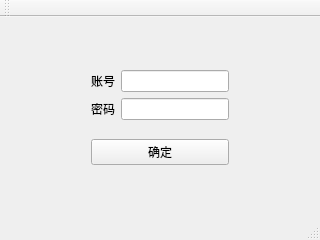
<?xml version="1.0" encoding="UTF-8"?>
<ui version="4.0">
 <class>MainWindow</class>
 <widget class="QMainWindow" name="MainWindow">
  <property name="geometry">
   <rect>
    <x>0</x>
    <y>0</y>
    <width>320</width>
    <height>240</height>
   </rect>
  </property>
  <property name="windowTitle">
   <string>PSS登陆界面</string>
  </property>
  <widget class="QWidget" name="centralWidget">
   <layout class="QGridLayout" name="gridLayout">
    <item row="2" column="1">
     <spacer name="verticalSpacer_3">
      <property name="orientation">
       <enum>Qt::Vertical</enum>
      </property>
      <property name="sizeHint" stdset="0">
       <size>
        <width>20</width>
        <height>14</height>
       </size>
      </property>
     </spacer>
    </item>
    <item row="1" column="2">
     <spacer name="horizontalSpacer">
      <property name="orientation">
       <enum>Qt::Horizontal</enum>
      </property>
      <property name="sizeHint" stdset="0">
       <size>
        <width>35</width>
        <height>20</height>
       </size>
      </property>
     </spacer>
    </item>
    <item row="1" column="1">
     <layout class="QVBoxLayout" name="verticalLayout">
      <item>
       <layout class="QHBoxLayout" name="horizontalLayout">
        <item>
         <widget class="QLabel" name="label">
          <property name="text">
           <string>账号</string>
          </property>
         </widget>
        </item>
        <item>
         <widget class="QLineEdit" name="lineEdit_account"/>
        </item>
       </layout>
      </item>
      <item>
       <layout class="QHBoxLayout" name="horizontalLayout_2">
        <item>
         <widget class="QLabel" name="label_2">
          <property name="text">
           <string>密码</string>
          </property>
         </widget>
        </item>
        <item>
         <widget class="QLineEdit" name="lineEdit_passwd"/>
        </item>
       </layout>
      </item>
      <item>
       <spacer name="verticalSpacer">
        <property name="orientation">
         <enum>Qt::Vertical</enum>
        </property>
        <property name="sizeHint" stdset="0">
         <size>
          <width>20</width>
          <height>13</height>
         </size>
        </property>
       </spacer>
      </item>
      <item>
       <widget class="QPushButton" name="pushButton_ok">
        <property name="text">
         <string>确定</string>
        </property>
       </widget>
      </item>
     </layout>
    </item>
    <item row="0" column="1">
     <spacer name="verticalSpacer_2">
      <property name="orientation">
       <enum>Qt::Vertical</enum>
      </property>
      <property name="sizeHint" stdset="0">
       <size>
        <width>20</width>
        <height>14</height>
       </size>
      </property>
     </spacer>
    </item>
    <item row="1" column="0">
     <spacer name="horizontalSpacer_2">
      <property name="orientation">
       <enum>Qt::Horizontal</enum>
      </property>
      <property name="sizeHint" stdset="0">
       <size>
        <width>35</width>
        <height>20</height>
       </size>
      </property>
     </spacer>
    </item>
   </layout>
  </widget>
  <widget class="QMenuBar" name="menuBar">
   <property name="geometry">
    <rect>
     <x>0</x>
     <y>0</y>
     <width>320</width>
     <height>26</height>
    </rect>
   </property>
  </widget>
  <widget class="QToolBar" name="mainToolBar">
   <attribute name="toolBarArea">
    <enum>TopToolBarArea</enum>
   </attribute>
   <attribute name="toolBarBreak">
    <bool>false</bool>
   </attribute>
  </widget>
  <widget class="QStatusBar" name="statusBar"/>
 </widget>
 <layoutdefault spacing="6" margin="11"/>
 <resources/>
 <connections/>
</ui>
